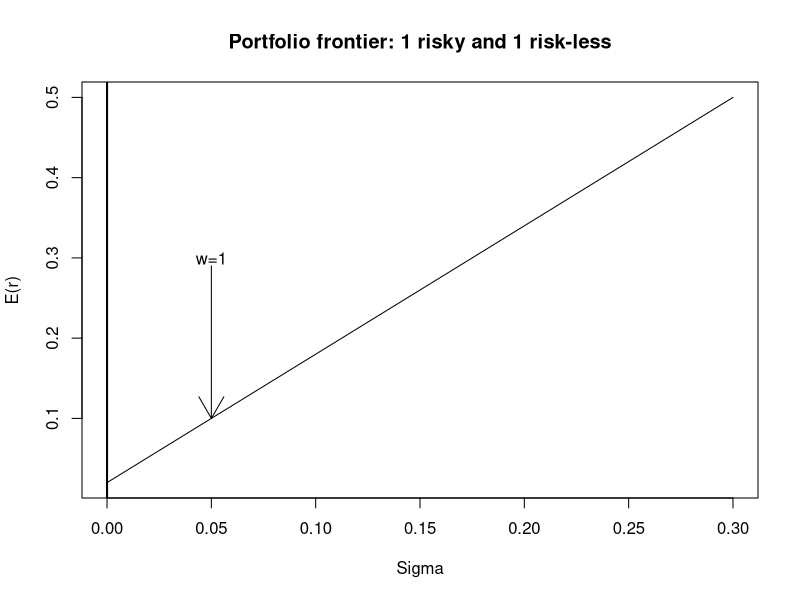
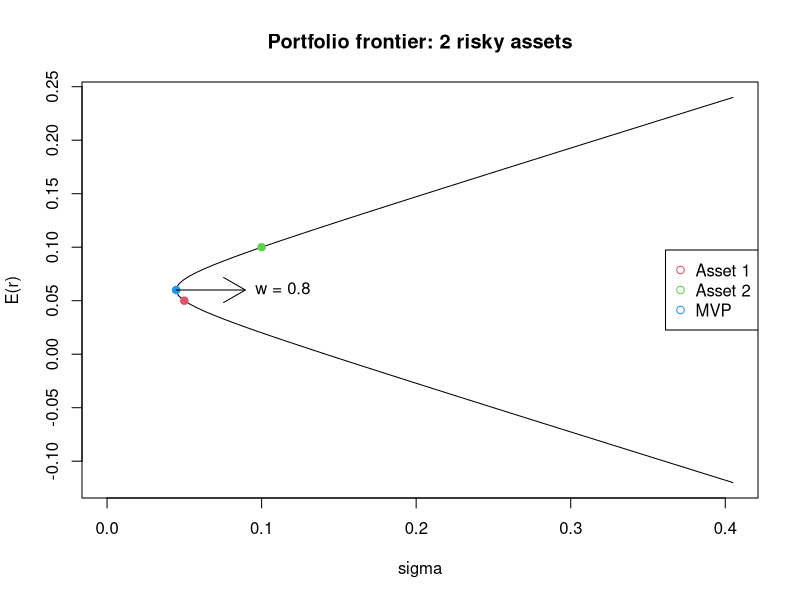
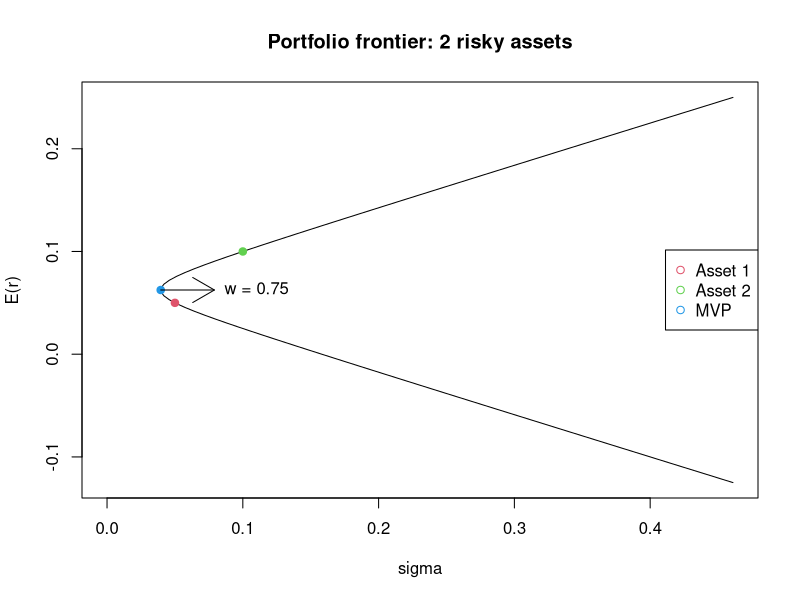
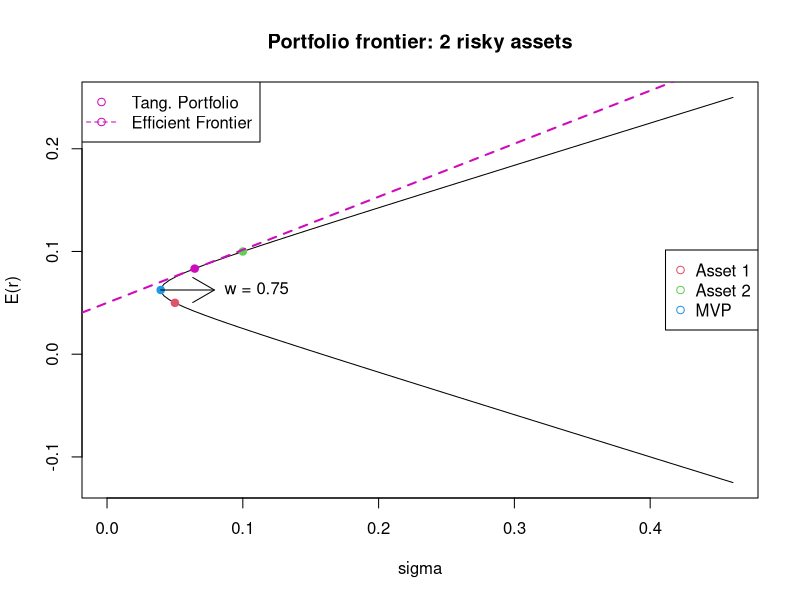

These charts were generated, in order, by the following R code:
################################################################################
# 
# ECON 423 Sample Program
# Introduction to Portfolio Theory
# Lee Morin, PhD
# Department of Economics, Queen's University
# Original version: Jan. 13, 2012
# Last modified: Jan. 22, 2017
# 
# ECON423PortfolioIntro.R gives some examples of the calculation of the 
# portfolio frontier for a number of introductory cases with two assets.
# Adapted from a program written by Pierre Chausse. 
# 
# Input: None.
# Output: Prints data and plots figures.
# Dependencies: None (calls a number of user-defined functions within the program).
# 
################################################################################



################################################################################
# One risky asset and one risk-free asset
################################################################################

sig <- seq(0,.3, length.out=100)
plot(sig, 0.02 + 0.08*(sig/0.05), 
     type="l", 
     xlab="Sigma", 
     ylab="E(r)", 
     main="Portfolio frontier: 1 risky and 1 risk-less")
abline(v=0, lwd=2)
text(0.05, 0.3, "w=1")
arrows(0.05, 0.29, 0.05, 0.1)



################################################################################
# Two risky assets
################################################################################

#--------------------------------------------------------------------------------
# Need the following functions first:
#--------------------------------------------------------------------------------

# function getInfo calculates parameters for the portfolio frontier 
#   from the mean and covariance of returns on two assets.

getInfo <- function(mu1, mu2, sig1, sig2, rho)
{
	wm <- (sig2 - sqrt(sig1*sig2)*rho) / (sig1 + sig2 - 2*sqrt(sig1*sig2)*rho)
	ewm <- mu2 + (mu1 - mu2)*wm
	sigm <- wm^2 * sig1 + (1 - wm)^2 * sig2 + 2*wm*(1 - wm)*sqrt(sig1*sig2)*rho
	mup <- seq( - 2*ewm, 4*ewm, length.out=100)
	w <- (mup - mu2) / (mu1 - mu2)
	sig <- sqrt(w^2 * sig1 + (1 - w)^2 * sig2 + 2*w*(1 - w)*sqrt(sig1*sig2)*rho)
	e <- mu2 + (mu1 - mu2)*w
	ans <- list(e=e, w=w, mup=mup, sigm=sigm, ewm=ewm, wm=wm, 
	            sig=sig, mu1=mu1, mu2=mu2, sig1=sig1, sig2=sig2, rho=rho)
}


# function getPF uses the parameters calculate from function getInfo 
#   to plot the efficient frontier from two risky assets.

getPf <- function(mu1, mu2, sig1, sig2, rho, add=F, info=T, ...)
{
	res <- getInfo(mu1, mu2, sig1, sig2, rho)
	if(!add)
	{
		plot(res$sig, res$e, type="l", 
		     xlab="sigma", ylab="E(r)",
		     main="Portfolio frontier: 2 risky assets", 
		     xlim=c(0, max(res$sig)), ...)
		if (info)
		{
  		points(sqrt(sig1), mu1, pch=21, col=2, bg=2)
  		points(sqrt(sig2), mu2, pch=21, col=3, bg=3)
  		points(sqrt(res$sigm), res$ewm, pch=21, col=4, bg=4)
  		legend("right", c("Asset 1","Asset 2", "MVP"), pch=c(21,21,21), col=2:4)
  		arrows(sqrt(res$sigm), res$ewm, sqrt(res$sigm)*(2), res$ewm)
  		text(sqrt(res$sigm)*(2), res$ewm, paste("w = ", round(res$wm, 4), sep=""), pos=4)
		}
	}
	else
		lines(res$sig, res$e, ...)
	res
}

#--------------------------------------------------------------------------------
# End functions
#--------------------------------------------------------------------------------


################################################################################
# Example 1: Uncorrelated assets.
################################################################################

res <- getPf(0.05, 0.1, 0.0025, 0.01, 0)


################################################################################
# Example 2: Negatively Correlated assets.
################################################################################

res <- getPf(0.05, 0.1, 0.0025, 0.01, -0.25)


#--------------------------------------------------------------------------------
# Create a function for adding the tangency line:
#--------------------------------------------------------------------------------

# function getTang calculates and plots the tangency line for a portfoli frontier
#   defined by the output from function getPf.

getTang <- function(res, rf)
{
	if (rf > res$ewm)
  	stop("The risk-free rate must be smaller than the expected return on the MVP.")
	V1 <- res$mu1 - rf
	V2 <- res$mu2 - rf
	num <- V1*res$sig2 - V2*res$rho*sqrt(res$sig1*res$sig2)
	den <- V1*res$sig2 + V2*res$sig1 - (V1 + V2)*res$rho*sqrt(res$sig1*res$sig2)
	w1 <- num/den
	w2 <- 1 - w1
	sig <- sqrt(w1^2 * res$sig1 + w2^2 * res$sig2 + 2*w1*w2*sqrt(res$sig1*res$sig2)*res$rho)
	e <- res$mu2 + (res$mu1 - res$mu2)*w1
	abline(rf, (e - rf)/sig, col=6, lty=2, lwd=2)
	points(sig, e, pch=21, col=6, bg=6)
	legend("topleft", c("Tang. Portfolio", "Efficient Frontier"), pch=c(21), col=c(6,6), lty=c(0,2))
}

#--------------------------------------------------------------------------------
# End function
#--------------------------------------------------------------------------------


################################################################################
# Example 2: Negatively Correlated assets (with tangency line).
################################################################################


res <- getPf(.05,.1,.0025,.01,-.25)
getTang(res,.05)




################################################################################
# End
################################################################################
